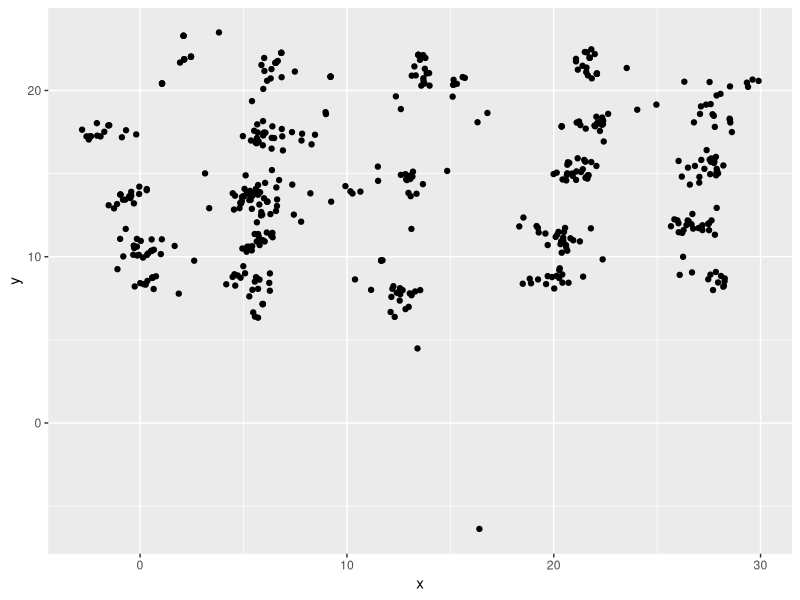
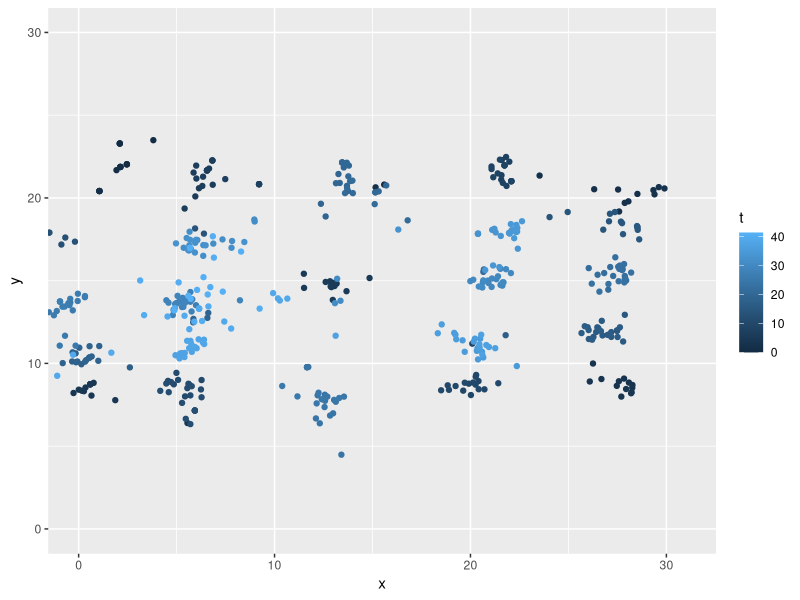
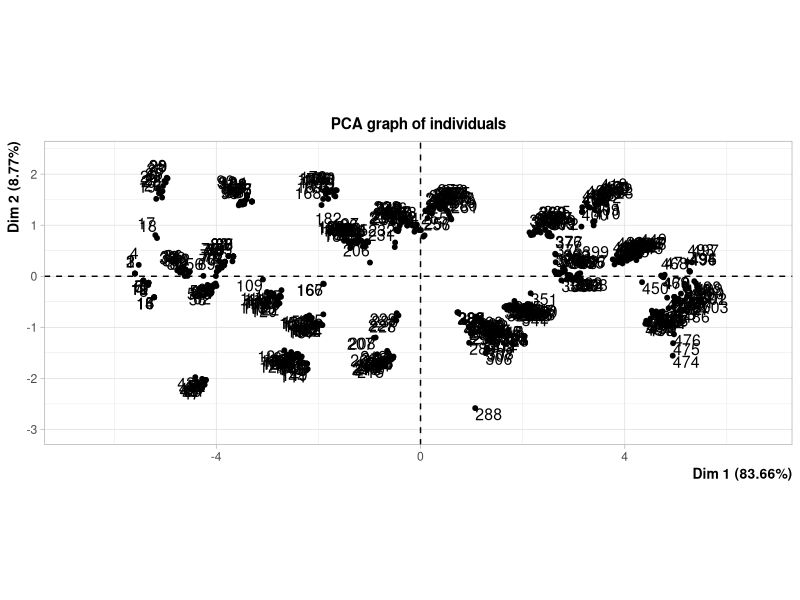
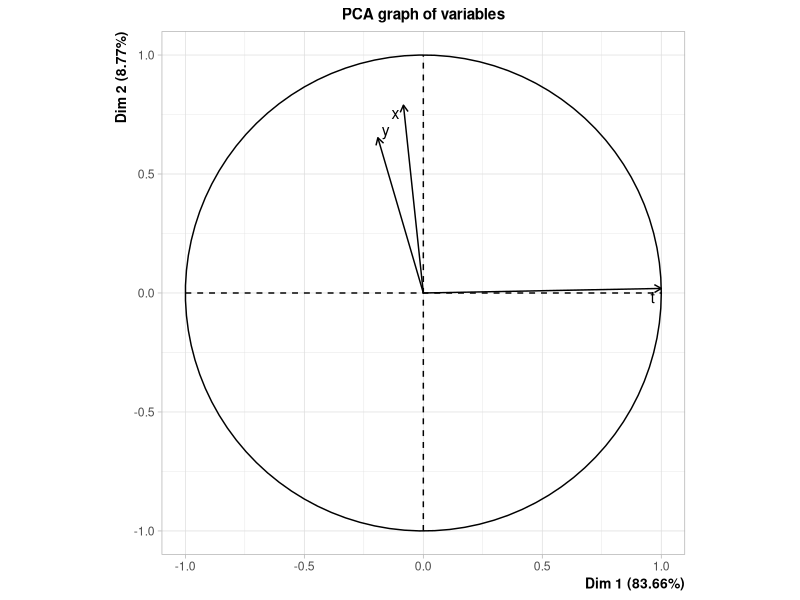
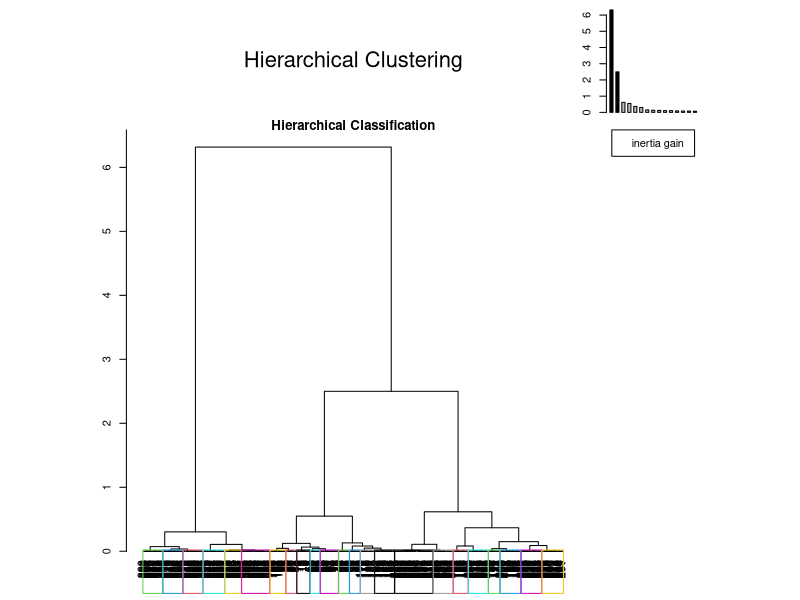
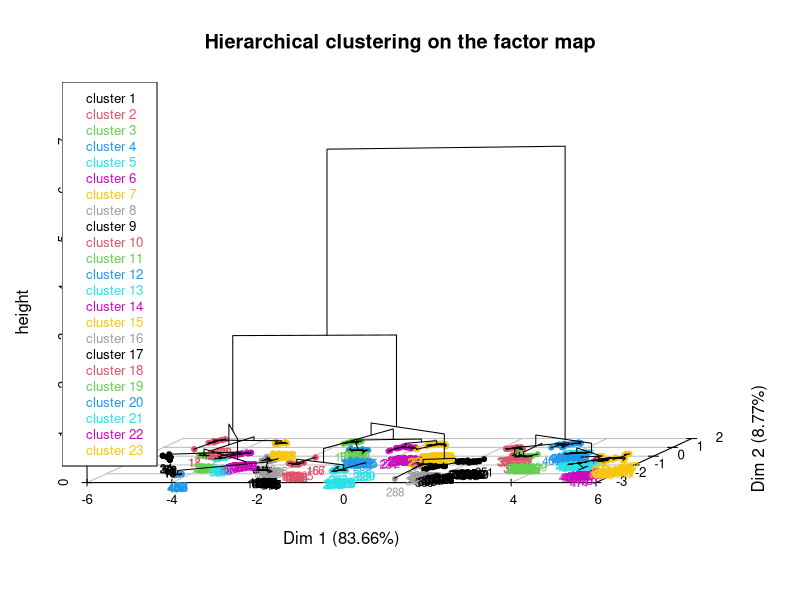
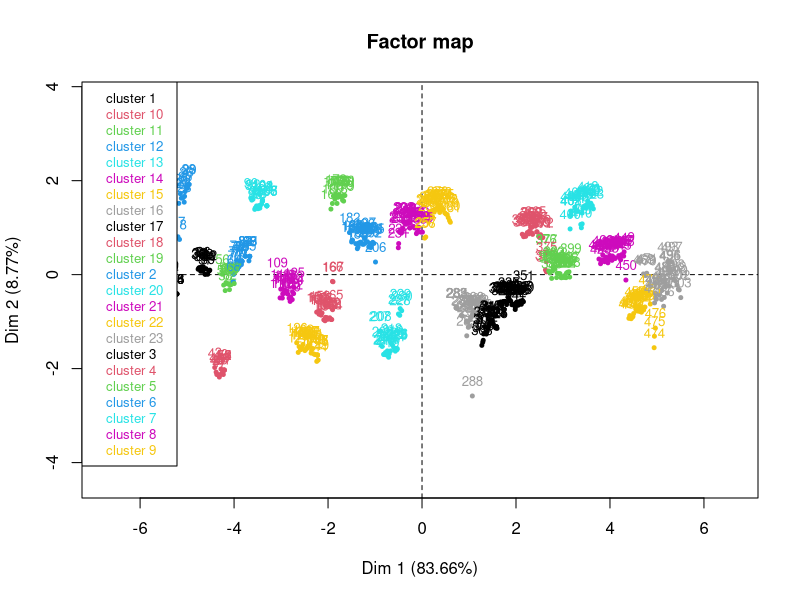
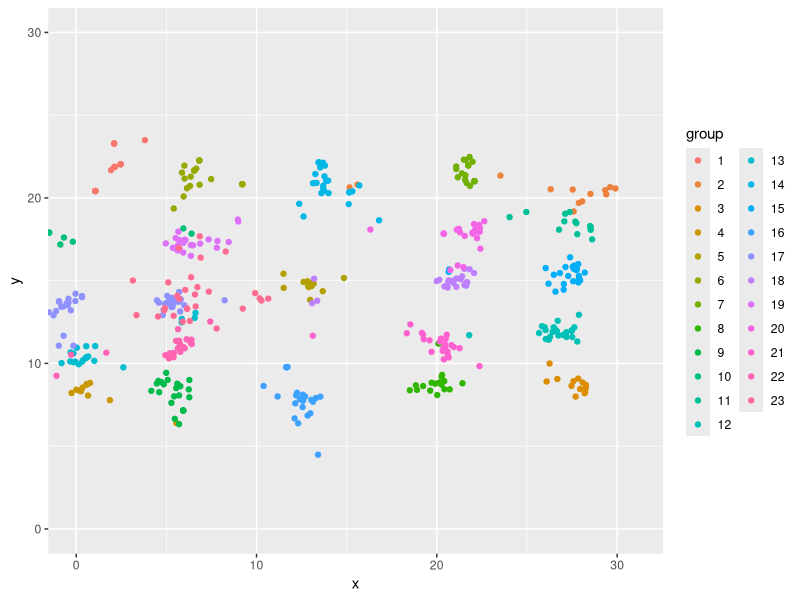

Write R code to recreate these figures, in order.

# Dans ce code, on applique la methode de translation par le vecteur barycentre--> cible
# nos données sont juste nos fixation sur les cible (pas de stimuli présenté)

library(FactoMineR)
library(tidyverse)
library(ggplot2)


data <- read.table("data/record_23points_correction.txt")
data_skip <- read.table("data/record_23points_correction.txt", 
                        skip = 5)
head(data)

# a adapter en fonction de la taille de notre ecran.
x =  data$V1 * 31
y = (1 - data$V2) * 17.4

df = data.frame(cbind(x,y, t = data$V3))
df$t =( df$t - df$t[1])/1000

myplot = ggplot(data = df, aes(x,y)) + 
  geom_point() + 
  coord_cartesian()
myplot

ggplot(data = df, aes(x,y, color = t)) + 
  geom_point() + 
  coord_cartesian(xlim = c(0,31), ylim = c(0,30))

# CLassifie nos points en 23 classe (car 23 cible on été regardé)
acp = FactoMineR::PCA(df, col.w = c(1,1,10))
res.hcpc = HCPC(acp, nb.clust = 23,  consol = TRUE)

df2 = res.hcpc$data.clust
colnames(df2) = c(colnames(df), "group")
head(df2)
df2$group

ggplot() + 
  geom_point(data = df2, aes(x,y, color = group)) + 
  coord_cartesian(xlim = c(0,31), ylim = c(0,30))

# vecteur des cible regardé lors de l'expé : 
xvec <- c(1.6,29.4,29.4,1.6,15.6,8,24,24,8,1.6,29.4,29.4,1.6,15.6,29.4,15.6,1.6,8,24,8,24,24,8)

yvec <- c(16.5,16.5,1,1,8.7,16.5,16.5,1,1,13,13,4.3,4.3,16.5,8.7,1,8.7,8.7,8.7,13,13,4.3,4.3)

df_bon <- data.frame(x=xvec,y=yvec)
df_bon$name = rownames((df_bon))
head(df_bon)
head(df2)

df_bon[18,]

# on joints les coordonné enregistré et les coordonnées des cible par groupe (c a d par cible)
df_joint = full_join(df2, df_bon,by=c("group"="name"))
colnames(df_joint) = c("x_eye", "y_eye", "t", "group", "x_paper", "y_paper")


# plot des points réels et des regards
ggplot() + 
  geom_point(data = df2, aes(x,y, color = group)) + 
  coord_cartesian(xlim = c(0,31), ylim = c(0,30)) +
  geom_point(data = df_bon, aes(x,y, color = name), shape = 17, cex = 4)


# calculs barycentre  
barycentre_coord = df_joint %>% group_by(group) %>% 
  summarise(mean_x = mean(x_eye), 
            mean_y = mean(y_eye))

# on créé un data frame avec les nouvelles coordonnées des points du regards, translaté
# par le vecteur point papier -> barycentre
translation_mat = full_join(df_joint , barycentre_coord,by=c("group"="group"))
translation_mat$x_diff = translation_mat$x_paper - translation_mat$mean_x
translation_mat$y_diff = translation_mat$y_paper - translation_mat$mean_y

translation_mat$x_trans = translation_mat$x_eye + translation_mat$x_diff
translation_mat$y_trans = translation_mat$y_eye + translation_mat$y_diff

head(translation_mat)

# on plot les nouvelles coordonnées translaté 
ggplot() + 
  geom_point(data = translation_mat, aes(x_trans,y_trans, color = group)) + 
  coord_cartesian(xlim = c(0,31), ylim = c(0,30)) +
  geom_point(data = df_bon, aes(x,y, color = name), shape = 17, cex = 4) + 
  geom_point(data = barycentre_coord, aes(mean_x,mean_y, color = group), shape = 15, cex = 2) 

## geom density 2D 
# on peut faire une densité/heatmap sur ces données
ggplot(data=translation_mat,aes(x_trans,y_trans)) + 
  geom_point() + 
  geom_density_2d_filled(adjust = 2/3, alpha = 0.5)+
  coord_cartesian(xlim = c(0,31), ylim = c(0,30)) 
